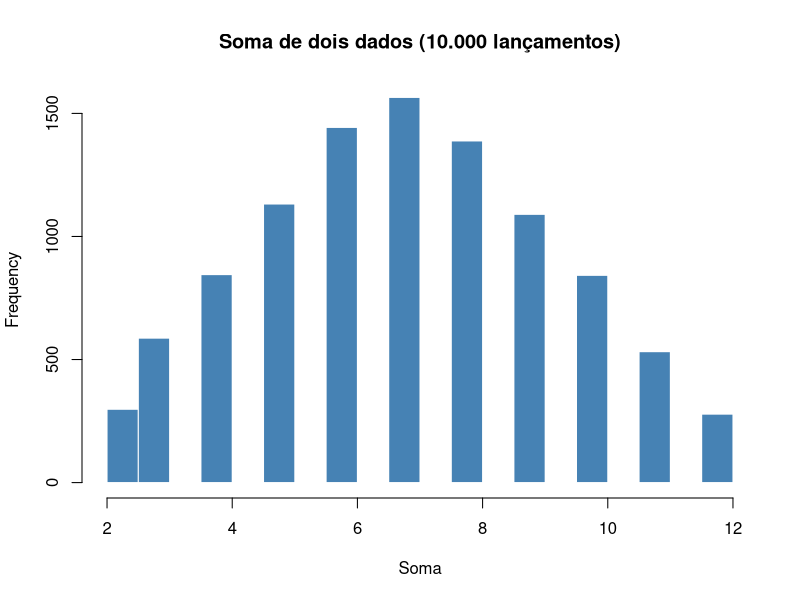

Write the R code that produced this figure.
## ---- chunk 1
knitr::opts_chunk$set(echo = TRUE)
## ---- chunk 2
library(tidyverse)
set.seed(202501)

# Tentativa 1: Dentro da pasta data
# Tentativa 2: Na pasta raiz (caso o arquivo esteja 'solto')
if (file.exists("data/educ_saude.csv")) {
  dados <- read_csv("data/educ_saude.csv")
} else if (file.exists("educ_saude.csv")) {
  dados <- read_csv("educ_saude.csv")
} else {
  # Se não achar em lugar nenhum, ele cria um dado vazio para o Knit não travar
  dados <- data.frame(aviso = "Arquivo não encontrado")
}
## ---- chunk 3
# Executando as operações solicitadas
10 + 2
(10 + 2) * 3
((10 + 2) * 3 - 6) / 3
## ---- chunk 4
# O R diferencia maiúsculas de minúsculas (case-sensitive)
x <- 1:6
Name <- 1
name <- 0

# Testando a soma com objetos de nomes similares
Name + 1
name + 1
## ---- chunk 5
# Teste 1: Com set.seed(123)
set.seed(123)
die <- 1:6
sample(die, size = 2, replace = TRUE)

# Teste 2: Reexecutando com a mesma semente para verificar reprodutibilidade
set.seed(123)
sample(die, size = 2, replace = TRUE)

# Teste 3: Removendo o set.seed (o resultado deve mudar)
sample(die, size = 2, replace = TRUE)

# Teste 4: Mudando a semente para 999
set.seed(999)
sample(die, size = 2, replace = TRUE)
## ---- chunk 6
# Definição da função roll2
roll2 <- function(bones = 1:6) {
  # Sorteia dois valores do vetor 'bones' com reposição e os armazena em 'dice'
  dice <- sample(bones, size = 2, replace = TRUE)
  # Retorna a soma dos valores sorteados
  sum(dice)
}

# Testes da função roll2
roll2()      # Teste com valor padrão (dados de 6 lados)
roll2(1:20)  # Teste com dados de 20 lados

# Implementação do BÔNUS: função soma3
soma3 <- function(bones = 1:6) {
  # Sorteia três valores do vetor 'bones' com reposição
  dice <- sample(bones, size = 3, replace = TRUE)
  # Retorna a soma dos três valores
  sum(dice)
}

# Teste da função soma3
soma3()
## ---- chunk 7
# Consultando a ajuda e rodando exemplos da função sample
# ?sample      # Abre a documentação (comentado para o Knit não travar)
example(sample)
## ---- chunk 8
set.seed(42)
somas <- replicate(10000, roll2())

# Gerando o histograma no relatório
hist(somas, 
     main = "Soma de dois dados (10.000 lançamentos)", 
     xlab = "Soma", 
     col = "steelblue", 
     border = "white")

# Estatísticas descritivas
mean(somas)
sd(somas)
## ---- chunk 9
dbl <- c(1.5, 2.0)            # numéricos (double)
int <- c(1L, 2L)              # inteiros
chr <- c("saude", "educacao") # texto (character)
lgl <- c(TRUE, FALSE)         # lógico (booleano)
## ---- chunk 10
# Criação do Baralho
faces <- c("ace","two","three","four","five","six","seven",
           "eight","nine","ten","jack","queen","king")
suits <- c("spades","hearts","diamonds","clubs")
deck  <- data.frame(
  face  = rep(faces, times = 4),
  suit  = rep(suits, each = 13),
  value = rep(1:13, times = 4)
)

# Criação da Mini-base municipal
set.seed(2025)
municipios <- paste0("Mun_", sprintf("%02d", 1:10))
dados_munic <- data.frame(
  municipio        = municipios,
  gasto_saude_pc   = round(runif(10, 200, 1200), 2),
  taxa_evasao      = round(runif(10, 0.00, 0.20), 3),
  taxa_desemprego  = round(rnorm(10, 0.12, 0.03), 3)
)

nrow(deck); ncol(deck)
summary(dados_munic)
str(list(dbl = dbl, int = int, chr = chr, lgl = lgl))
## ---- chunk 11
# Exemplos de seleção no baralho
deck[1, ]                                
deck[-(1:48), ]                          

# Filtro de municípios com evasão alta
evaz_alta <- dados_munic[ dados_munic$taxa_evasao > 0.10, ] 
evaz_alta
nrow(evaz_alta)
## ---- chunk 12
# Modificando valores
deck2 <- deck
deck2$value[c(13, 26, 39, 52)] <- 14

# Tratando NAs
vals <- c(NA, 1:5)
mean(vals, na.rm = TRUE)

dados_m2 <- dados_munic
dados_m2$taxa_evasao[3] <- NA
mean(dados_m2$taxa_evasao, na.rm = TRUE)
## ---- chunk 13
setup <- function(deck_init) {
  DECK <- deck_init
  DEAL <- function() {
    card <- DECK[1, , drop = FALSE]
    DECK <<- DECK[-1, , drop = FALSE]
    return(card)
  }
  SHUFFLE <- function() {
    idx <- sample(seq_len(nrow(deck_init)), size = nrow(deck_init))
    DECK <<- deck_init[idx, , drop = FALSE]
    invisible(NULL)
  }
  list(deal = DEAL, shuffle = SHUFFLE)
}

cards <- setup(deck)
cards$deal()
cards$deal()
## ---- chunk 14
sessionInfo()
